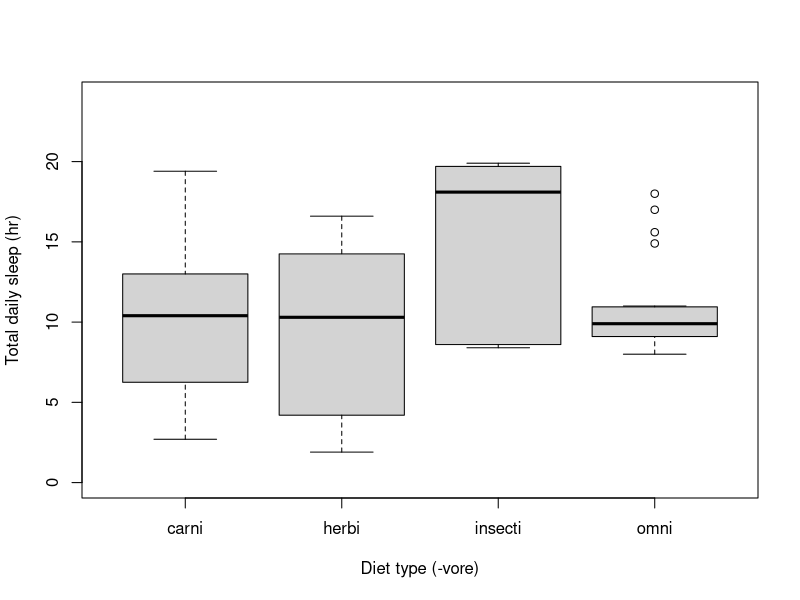
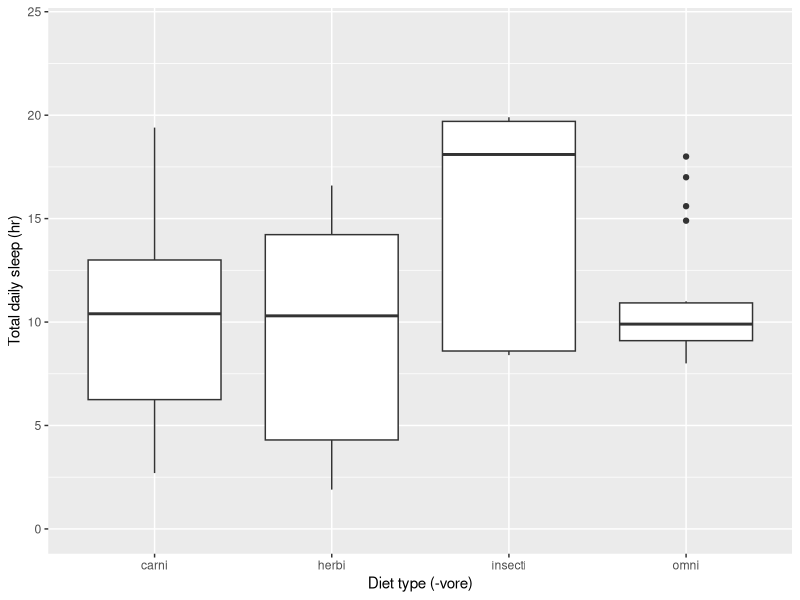
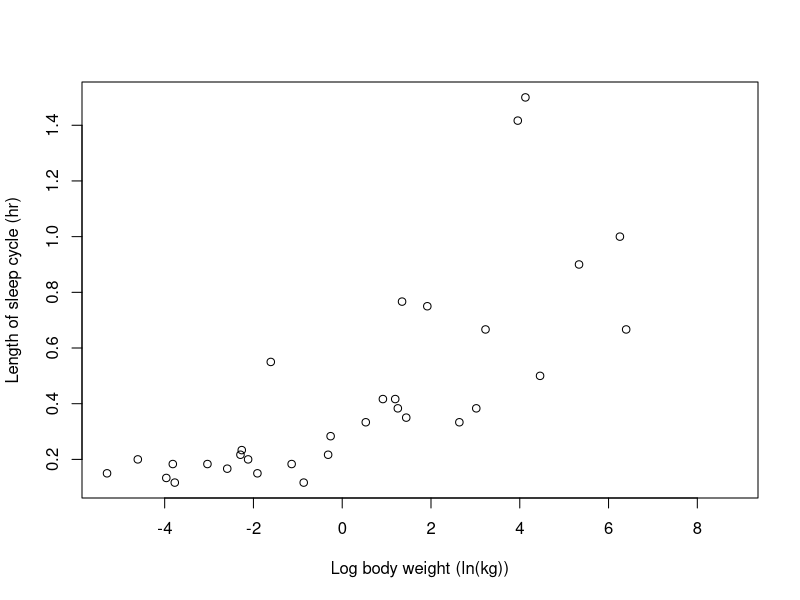
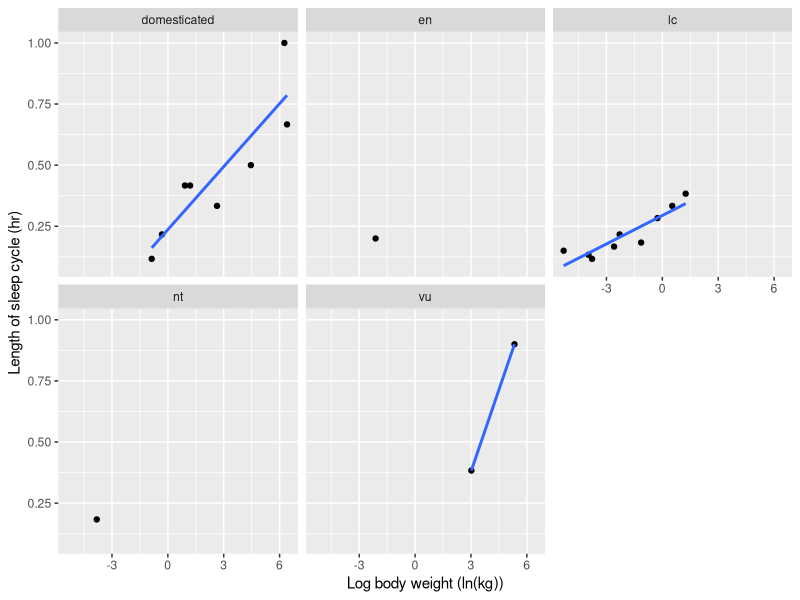

Generate these figures, in order, with R:
### NR995
### Module 9: Version Control
### Assignment Key



## Note: The real goal of this week is for you to become comfortable using git
## integrated with RStudio. The problems here are primarily to review concepts
## from previous weeks and to provide a context for you to practice using git
## and GitHub with an R-based project. 




###############
#--- Question 1 
# The mammal sleep dataset is included in the ggplot2 package and provides
# information about the sleeping habits of 83 species of mammals. Load the 
# dataset (hint: *library(ggplot2); data(msleep); ?msleep*). 

library(ggplot2)
data(msleep)
?msleep
str(msleep)  # columns are numeric or character -- not factors
summary(msleep) 


# How many categories of diet type (i.e., *vore*) are there? 

length(unique(msleep$vore))  
unique(msleep$vore)  # length(unique()) includes NA, incorrectly = 5
nlevels(factor(msleep$vore))  
levels(factor(msleep$vore))  # converting to factor identifies 4 non-NA levels


# Visually investigate whether daily sleep totals vary with diet type: Produce 
# a boxplot comparing the categories within the *vore* column, excluding records 
# that do not have data in the *vore* column. Remember to include informative 
# axis labels. Briefly describe in 1-2 sentences the major patterns in the plot.

## Method 1: Base R
msleep_noVoreNA <- subset(msleep, !is.na(msleep$vore))
boxplot(sleep_total ~ vore, data=msleep_noVoreNA, ylim=c(0,24), 
        xlab="Diet type (-vore)", ylab="Total daily sleep (hr)")

## Method 2: ggplot & dplyr
library(dplyr); library(ggplot2)
msleep_noVoreNA <- filter(msleep, !is.na(vore)) # dplyr -- identical to above
ggplot(msleep_noVoreNA, aes(x=vore, y=sleep_total)) + ylim(0,24) + 
  geom_boxplot() + labs(x="Diet type (-vore)", y="Total daily sleep (hr)")

## Note: subsetting/filtering/etc can be nested within each plot function 
## instead if the altered dataframe is only used once. If it is used repeatedly,
## storing it as a separate object reduces repetition and simplifies de-bugging.




###############
#--- Question 2
# Using the mammal sleep dataset, use the *plot()* function to show the 
# relationship between the natural log of body size and the length of the sleep
# cycle, labelling axes appropriately. 

library(ggplot2); data(msleep)  # if not already run
plot(sleep_cycle ~ log(bodywt), data=msleep, 
     xlab="Log body weight (ln(kg))", ylab="Length of sleep cycle (hr)")

# Using *ggplot*, produce this same plot, but with a separate panel for each 
# conservation status, excluding species that do not have data for all 
# variables, and including a trend line with *+ stat_smooth(method="lm", se=F)*.
# Do the species within each conservation status appear to show the same 
# relationship between weight and sleep cycle length? Which categories appear 
# most data-deficient?

## remove rows that with NA's for bodwt, sleep_cycle, or conservation
ggplot(filter(msleep, 
              !is.na(bodywt) & !is.na(sleep_cycle) & !is.na(conservation)), 
       aes(x=log(bodywt), y=sleep_cycle)) + 
  geom_point() + stat_smooth(method="lm", se=F) + 
  facet_wrap(~conservation) + 
  labs(x="Log body weight (ln(kg))", y="Length of sleep cycle (hr)")




###############
#--- Question 3 
# How does the ratio of brain weight to body weight (i.e., *brainwt*/*bodywt*)
# vary by diet type? Write a function called *brain_body_ratio()* that returns 
# a dataframe with a row for each diet type category (i.e., *vore*), and three
# columns named *vore*, *brain_body_mean*, and *brain_body_se*, where 
# *brain_body_mean* contains the mean brain-to-body weight ratio within a 
# *vore* category, and *brain_body_sd* contains the standard deviation for the
# brain-to-body weight ratio within a *vore* category. 

library(ggplot2); data(msleep)  # if not already run

## step 1: create standard error function
se <- function(x) {
  sem <- sd(x, na.rm=TRUE)/sqrt(length(na.omit(x)))
  return(sem)
}

## step 2: create brain_body_ratio function
# Method 1: Base R
brain_body_ratio <- function(x.df) {
  summary.df <- data.frame(vore=unique(x.df$vore),
                           brain_body_mean=rep(NA,length(unique(x.df$vore))),
                           brain_body_se=rep(NA,length(unique(x.df$vore))))
  
  x.df$ratio <- x.df$brainwt/x.df$bodywt
  summary.df$brain_body_mean <- tapply(x.df$ratio, x.df$vore, mean, na.rm=TRUE)
  summary.df$brain_body_se <- tapply(x.df$ratio, x.df$vore, se)
  
  return(summary.df)
}
brain_body_ratio(subset(msleep, !is.na(msleep$vore)))

## step 2: create brain_body_ratio function
# Method 2: dplyr
brain_body_ratio <- function(x.df) {
  # In dplyr, the pipe operator %>% allows you to string together outputs and
  # inputs rather than nesting functions within one another. For example, 
  # instead of removing NA's and summarizing a dataset with:
  #     summary(subset(x.df, x.df$var1 > 10))
  # the pipe operator allows you to code the same as:
  #     subset(x.df, x.df$var1 > 10) %>% summary()
  # or, using dplyr::filter(), even:
  #     x.df %>% filter(var1 > 10) %>% summary()
  # It is a bit more advanced, but increases the readability of your code if 
  # you're applying multiple sequential operations to a dataset. By default, 
  # the output from the (left-hand) 'piped from' function is the *first* input
  # for the (right-hand) 'piped to' function. Read more with ?`%>%`
  require(dplyr)
  x.df <- x.df %>%
    mutate(ratio=brainwt/bodywt) %>% 
    group_by(vore) %>% 
    summarise(brain_body_mean=mean(ratio, na.rm=TRUE), 
              brain_body_se=se(ratio))
  return(x.df)
}
brain_body_ratio(filter(msleep, !is.na(vore)))

